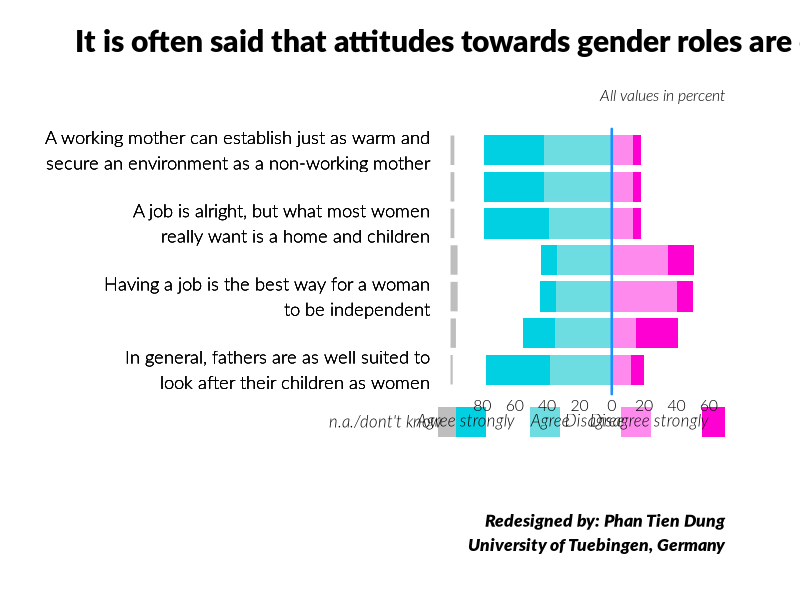

The R script that drew this image: (Note: this script raises an error after producing the figure.)

library(readxl)
library(readr)
library(tidyverse)
library(pdftools)
library(graphics)
library(RColorBrewer)



myC_v159 <- "A working mother can establish just as warm and\nsecure an environment as a non-working mother"
myC_v160 <- "A pre-school child is likely to suffer if\nhis or her mother is working"
myC_v161 <- "A job is alright, but what most women\nreally want is a home and children"
myC_v162 <- "Being a housewife is just as fulfilling as\nworking"
myC_v163 <- "Having a job is the best way for a woman\nto be independent"
myC_v164 <- "Both the husband and wife should contribute\nto the family income"
myC_v165 <- "In general, fathers are as well suited to\nlook after their children as women"
myC_v166 <- "Men should take as much responsibility\nas women for their household and children"
myNames <- c(myC_v165, myC_v164, myC_v163, myC_v162, myC_v161, myC_v160, myC_v159)



# Hypothetical data: 

c1 <- c(2,40,38,12,8)
c2 <- c(4,20,35,15,26)
c3 <- c(5,10,34,40,10)
c4 <- c(5,10,34,35,16)
c5 <- c(3,40,39,13,5)
c6 <- c(3,37,42,13,5)
c7 <- c(4,30,42,16,8)


# Convert into percentage;

d1 <- c1/sum(c1)
d2 <- c2/sum(c2)
d3 <- c3/sum(c3)
d4 <- c4/sum(c4)
d5 <- c5/sum(c5)
d6 <- c6/sum(c6)
d7 <- c6/sum(c7)


# Data preparation 


myData1 <- matrix(c(d1,d2,d3,d4,d5,d6,d7),byrow = FALSE,nrow = 5)
myData1 <- myData1*100
myResonpse <- c("n.a./dont't know","Agree strongly","Agree","Disagree","Disagree strongly")



pdf_file <- 'BarChart_Multiple_Cont1.pdf'
cairo_pdf(pdf_file,bg = 'grey98',width = 13,height = 10.5)
par(
  
  omi = c(0.25,0.75,1,0.75),
  mai = c(1.8,3.75,0.25,0),
  lheight = 1.15,
  family = 'Lato Light',
  las = 1
  
  )


# Create colors:

myC1 <- rgb(0,208,226,maxColorValue = 255)
myC2 <- rgb(109,221,225,maxColorValue = 255)
myC3 <- rgb(255,138,238,maxColorValue = 255)
myC4 <- rgb(255,0,210,maxColorValue = 255)
myColors <- c('grey',myC1,myC2,myC3,myC4)

barplot(-rep(100,7),names.arg = myNames,cex.names = 1.1,horiz = TRUE,
        border = par('bg'),xlim = c(-100,70),col = myColors[1],axes = FALSE)
barplot(-(100-myData1[1,]),names.arg = myNames,cex.names = 1.1,horiz = TRUE,
        border = par('bg'),xlim = c(-100,70),col = par('bg'),axes = FALSE,add = TRUE)
barplot(-myData1[3:2,],names.arg = myNames,cex.names = 1.1,horiz = TRUE,
        border = NA,xlim = c(-100,70),col = myColors[3:2],axes = FALSE,add = TRUE)
barplot(myData1[4:5,],names.arg = myNames,cex.names = 1.1,horiz = TRUE,
        border = NA,xlim = c(-100,70),col = myColors[4:5],axes = FALSE,add = TRUE)


# Other elements 

arrows(0,-0.1,0,8.6,lwd = 2.5,length = 0,xpd = TRUE,col = 'dodgerblue')
px <- c(-98,-87,-41,15,65)
tx <- c(-105,-60,-26,8,60)
y <- rep(-1,5)

points(px,y,pch = 15,cex = 4,col = myColors,xpd = TRUE)
text(tx,y,myResonpse,adj = 1,xpd = TRUE,font = 3)
mtext(c(seq(80,0,by = -20),seq(20,60,by = 20)),side = 1,
      at = c(seq(-80,0,by = 20),seq(20,60,by = 20)),
      line = 0,cex = 0.95)

# Titling 

mtext('It is often said that attitudes towards gender roles are changing',
      side = 3,line = 2.2,adj = 0,cex = 1.8,outer = TRUE,family = 'Lato Black')
mtext('All values in percent',side = 3,line = 1,cex = 0.95,adj = 1,font = 3)
mtext('Redesigned by: Phan Tien Dung\nUniversity of Tuebingen, Germany',
      side = 1,line = 7,adj = 1,cex = 1.05,font = 3,family = 'Lato Black')


dev.off()


# Convert image form;

pdf_convert(
  
  
  pdf = pdf_file,
  format = 'png',
  pages = NULL,
  filenames = NULL,
  dpi = 72,
  antialias = TRUE,
  opw = '',
  upw = '',
  verbose = TRUE
  
  
)
